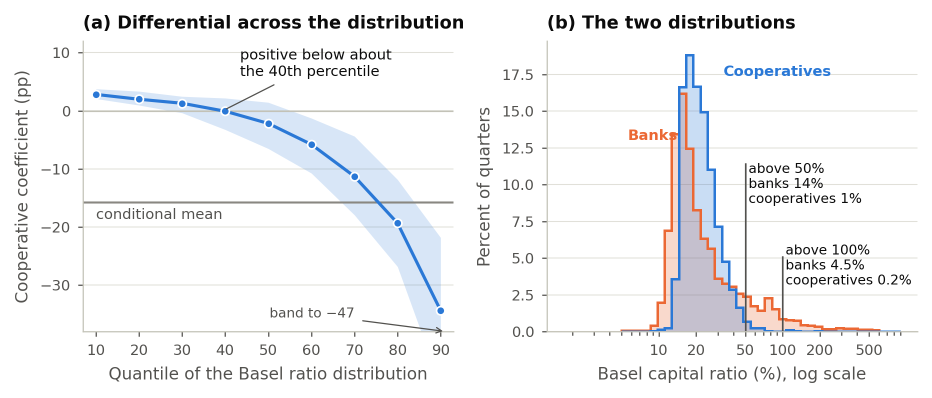
#> input picture figures/fig12_capital_quantiles.png, 1864 x 796 px, found by its file name (shown at 1/2 size)
$ python make_simple_figures.py
#> lines starting #> are read from the running program, lines starting #| are printed output that depends on the picture
"""Simple explanatory figures for the ICA CCR 2026 slides. Numbers from tables/t1, t2, t3, t13, t14
and the manuscript. Output to figures/slides/."""
import sys, matplotlib
matplotlib.use("Agg")
import matplotlib.pyplot as plt
from matplotlib.patches import FancyBboxPatch
from PIL import Image
out = sys.argv[1] if len(sys.argv) > 1 else "figures/slides"
COOP, BANK, GREY, DARK = "#2A78D6", "#EB6834", "#B0B0B0", "#333333"
plt.rcParams.update({"font.family": "DejaVu Sans", "font.size": 14, "axes.edgecolor": "#BBBBBB"})
def clean(ax):
    for s in ("top", "right"): ax.spines[s].set_visible(False)
    ax.tick_params(length=0, colors="#444444")

# ---------------------------------------------------------------- 1. medians, four outcomes (t1)
# exact medians from results/results_primary.txt [DESCRIPTIVE_MEANS]
panels = [("Loans as a share\nof assets", 0.589942, 0.395628, "{:.0%}"),
          ("Operating cost per unit\nof income", 0.551620, 0.645493, "{:.2f}"),
          ("Return on assets,\nbefore tax", 0.031532, 0.017278, "{:.1%}"),
          ("Return on assets,\nafter tax", 0.028368, 0.011627, "{:.1%}")]
fig, axes = plt.subplots(1, 4, figsize=(12, 4.2), dpi=200)
for ax, (t, c, b, f) in zip(axes, panels):
    bars = ax.bar(["Cooperatives", "Banks"], [c, b], color=[COOP, BANK], width=0.6)
    for bar, v in zip(bars, (c, b)):
        ax.text(bar.get_x() + bar.get_width()/2, v, f.format(v), ha="center", va="bottom", fontsize=14, color=DARK)
    ax.set_title(t, fontsize=14, color=DARK)
    ax.set_ylim(0, max(c, b)*1.25); ax.set_yticks([]); clean(ax); ax.spines["left"].set_visible(False)
fig.text(0.5, 0.01, "Median institution, 2017 to 2024, all quarters. Differences hold after controlling for size (tables/t2).", ha="center", fontsize=11, color="#666666")
fig.tight_layout(rect=(0, 0.04, 1, 1)); fig.savefig(f"{out}/s_medians.png"); plt.close(fig)
#> after `fig.tight_layout(rect=(0, 0.04, 1, 1))`:
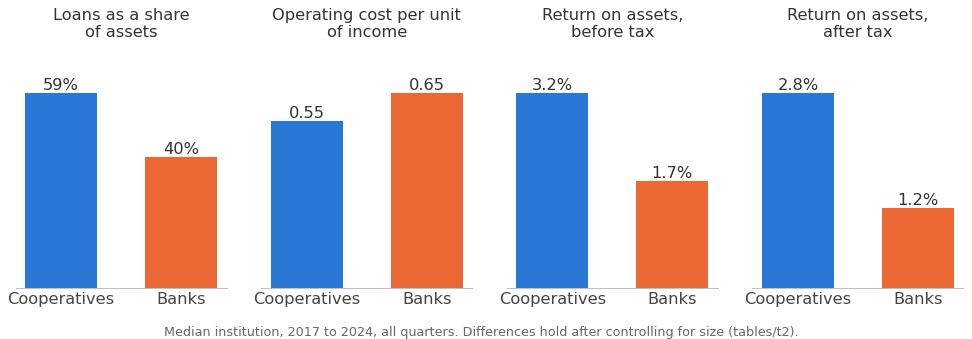
#> figure drawn by matplotlib, 4 panels

# ---------------------------------------------------------------- 2. tax: operating gap plus tax exemption (t13, controls)
fig, ax = plt.subplots(figsize=(7.5, 4.2), dpi=200)
ax.barh([0], [1.32], color=COOP, height=0.5)
ax.barh([0], [2.15-1.32], left=[1.32], color=COOP, alpha=0.4, height=0.5)
ax.text(1.32/2, 0, "Earned before tax\n1.3 pp", ha="center", va="center", color="white", fontsize=14, fontweight="bold")
ax.text(1.32+(2.15-1.32)/2, 0, "Tax\nexemption\n0.8 pp", ha="center", va="center", color=DARK, fontsize=13)
ax.text(2.15, 0.38, "2.1 pp kept after tax", ha="right", va="bottom", color=DARK, fontsize=14)
ax.set_xlim(0, 2.4); ax.set_ylim(-0.6, 0.7); ax.set_yticks([])
ax.set_xlabel("Return on assets above a bank of the same size, pp")
clean(ax); ax.spines["left"].set_visible(False)
ax.text(0, -0.52, "Median effective tax rate on profit: banks 35%, cooperatives 1%.", fontsize=11, color="#666666")
fig.tight_layout(); fig.savefig(f"{out}/s_tax.png"); plt.close(fig)
#> after `fig.tight_layout()`:
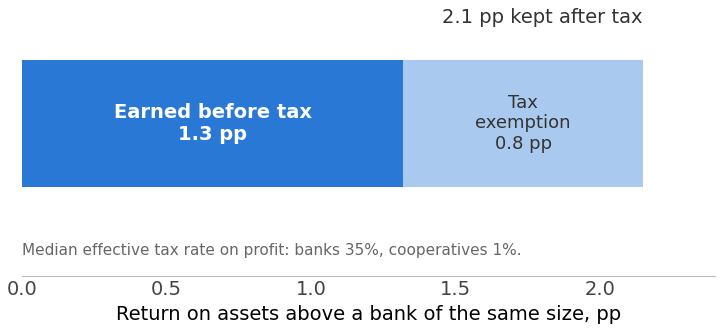
#> figure drawn by matplotlib, 1 panel

# ---------------------------------------------------------------- 3. capital: median vs mean (t1), tail shares (manuscript)
fig, ax = plt.subplots(figsize=(9, 3.8), dpi=200)
rows = [("Cooperatives", 20.46, 22.77, COOP, 1), ("Banks", 18.41, 30.96, BANK, 0)]
for name, med, mean, col, y in rows:
    ax.plot([med, mean], [y, y], color=col, lw=4, alpha=0.5, zorder=1)
    ax.plot(med, y, "o", ms=16, color=col, zorder=2)
    ax.plot(mean, y, "s", ms=14, color=col, zorder=2)
    ax.text(med, y+0.22, f"median {med:.0f}%", ha="center", fontsize=12, color=DARK)
    ax.text(mean, y-0.3, f"mean {mean:.0f}%", ha="center", fontsize=12, color=DARK)
ax.set_yticks([0, 1]); ax.set_yticklabels(["Banks", "Cooperatives"], fontsize=14)
ax.set_ylim(-0.7, 1.6); ax.set_xlim(14, 36)
ax.set_xlabel("Basel capital ratio, percent")
clean(ax)
ax.text(35.8, 1.45, "Quarters with a capital ratio above 50%:\nbanks 14%, cooperatives 1%", ha="right", va="top", fontsize=12, color=DARK,
        bbox=dict(boxstyle="round,pad=0.4", fc="#F2F2F2", ec="none"))
fig.tight_layout(); fig.savefig(f"{out}/s_capital.png"); plt.close(fig)
#> after `fig.tight_layout()`:
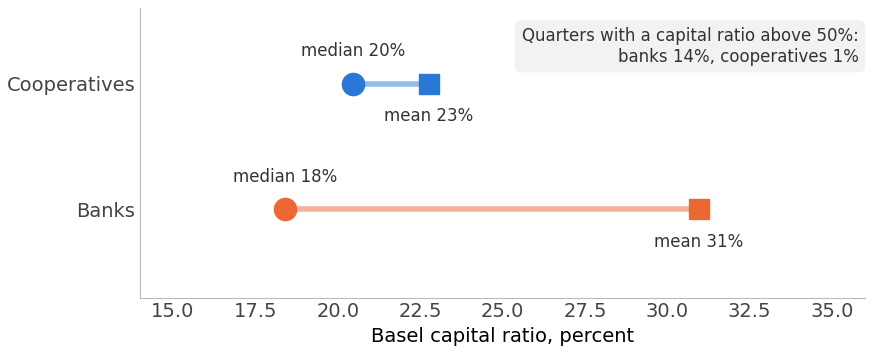
#> figure drawn by matplotlib, 1 panel

# crop panel (b) of fig12 for the same slide
im = Image.open("figures/fig12_capital_quantiles.png"); w, h = im.size
#> further down, im is the input picture: PIL image 1864x796 RGBA; mean R, G, B, A 242, 242.5, 243.9, 255
#> after `w, h = im.size`: w = 1864; h = 796
im.crop((int(w*0.5), 0, w, h)).save(f"{out}/s_capital_hist.png")
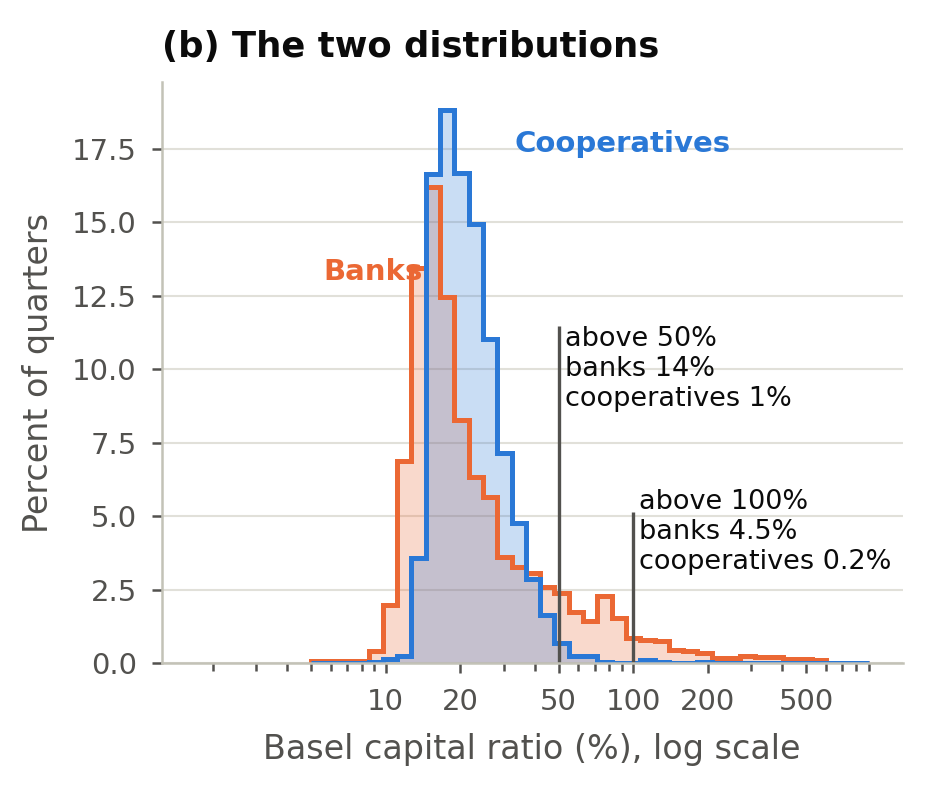
#> saved as s_capital_hist.png: PIL image 932x796 RGBA; mean R, G, B, A 242.1, 241.4, 242.5, 255

# ---------------------------------------------------------------- 4. comparison group: composition and provisioning gap (t3, t14, manuscript)
fig, (a1, a2) = plt.subplots(1, 2, figsize=(12, 4.2), dpi=200, gridspec_kw=dict(width_ratios=[1, 1.3]))
parts = [("Banks", 144, BANK), ("Other lenders and\nnon-bank institutions", 181, "#C9C9C9"), ("Institutions with no loans\nand no deposits", 158, "#8A8A8A")]
left = 0
for name, n, col in parts:
    a1.barh([0], [n], left=[left], color=col, height=0.5)
    a1.text(left + n/2, 0, f"{n}", ha="center", va="center", color="white", fontsize=15, fontweight="bold")
    left += n
a1.text(72, -0.42, "Banks", ha="center", va="top", fontsize=11, color=DARK)
a1.text(234, -0.42, "Other lenders and\nnon-bank institutions", ha="center", va="top", fontsize=11, color=DARK)
a1.text(404, -0.78, "Institutions with\nno loans and no deposits", ha="center", va="top", fontsize=11, color=DARK)
a1.set_xlim(0, 483); a1.set_ylim(-1.5, 0.5); a1.set_yticks([]); a1.set_xticks([])
for s in a1.spines.values(): s.set_visible(False)
a1.set_title("Who is in \"all non-cooperatives\" (483)", fontsize=14, color=DARK)
groups = ["All non-\ncooperatives", "Banks", "Banks,\nsame region", "Commercial\nbanks", "Deposit-funded\nbanks"]
vals = [-3.30, -0.12, 0.10, 0.62, 0.80]; sig = [True, False, False, False, False]
cols = [DARK if s else GREY for s in sig]
bars = a2.bar(groups, vals, color=cols, width=0.6)
for bar, v, s in zip(bars, vals, sig):
    a2.text(bar.get_x()+bar.get_width()/2, v + (0.15 if v >= 0 else -0.15), f"{v:+.1f}" + ("" if s else "\nn.s."), ha="center", va="bottom" if v >= 0 else "top", fontsize=12, color=DARK)
a2.axhline(0, color=DARK, lw=1)
a2.set_ylim(-4.6, 2.2); a2.set_ylabel("Provisioning gap, pp of loans"); a2.tick_params(axis="x", labelsize=11)
clean(a2); a2.set_title("Cooperatives provision less only against the broad group", fontsize=13, color=DARK)
fig.tight_layout(); fig.savefig(f"{out}/s_group.png"); plt.close(fig)
#> after `fig.tight_layout()`:
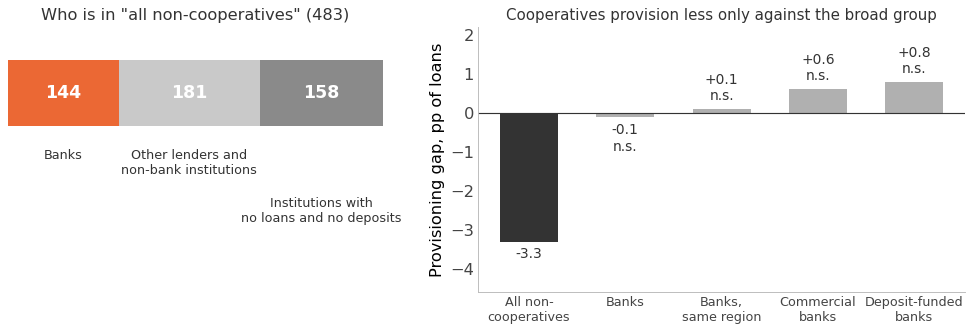
#> figure drawn by matplotlib, 2 panels; panel 2: tallest bar 0.8 high, from x = 3.7 to 4.3

# ---------------------------------------------------------------- 5. credit share: national vs within region (t3)
fig, ax = plt.subplots(figsize=(6.5, 4), dpi=200)
bars = ax.bar(["Banks of the same size,\nanywhere in Brazil", "Banks of the same size,\nin the same region"], [18.8, -2.5], color=[COOP, GREY], width=0.55)
ax.text(0, 19.5, "+19 pp", ha="center", va="bottom", fontsize=15, color=DARK)
ax.text(1, -3.3, "−3 pp, not significant\n(about 18 effective control banks)", ha="center", va="top", fontsize=12, color=DARK)
ax.axhline(0, color=DARK, lw=1); ax.set_ylim(-12, 26)
ax.set_ylabel("Loan share above the bank's,\npp of assets"); clean(ax)
fig.tight_layout(); fig.savefig(f"{out}/s_region.png"); plt.close(fig)
#> after `fig.tight_layout()`:
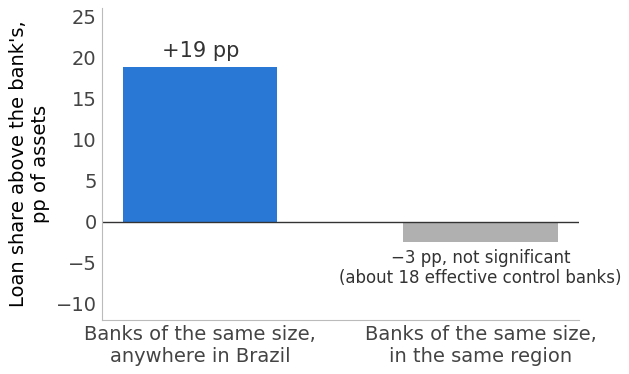
#> figure drawn by matplotlib, 1 panel
print("done")
